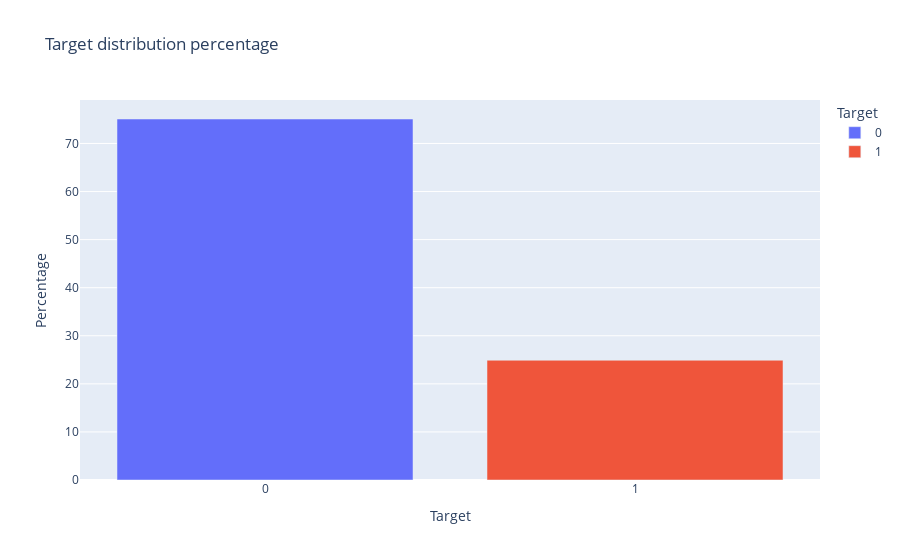

The cell this chart's notebook holds for it:
### Code cell
fig = px.bar(df_target_percentage, x='Target', y='Percentage', color='Target', title="Target distribution percentage")
fig.update_layout()
fig.show()

del target, target_0, target_1, df_target_percentage

### Figure 1 — Plotly figure (JSON) as saved in the notebook; plotly's stock layout.template omitted (floating-point values rounded to 4 significant figures)
{"data": [{"alignmentgroup": "True", "hovertemplate": "Target=%{x}<br>Percentage=%{y}<extra></extra>", "legendgroup": "0", "marker": {"color": "#636efa", "pattern": {"shape": ""}}, "name": "0", "offsetgroup": "0", "orientation": "v", "showlegend": true, "textposition": "auto", "type": "bar", "x": ["0"], "xaxis": "x", "y": [75.09], "yaxis": "y"}, {"alignmentgroup": "True", "hovertemplate": "Target=%{x}<br>Percentage=%{y}<extra></extra>", "legendgroup": "1", "marker": {"color": "#EF553B", "pattern": {"shape": ""}}, "name": "1", "offsetgroup": "1", "orientation": "v", "showlegend": true, "textposition": "auto", "type": "bar", "x": ["1"], "xaxis": "x", "y": [24.91], "yaxis": "y"}], "layout": {"barmode": "relative", "legend": {"title": {"text": "Target"}, "tracegroupgap": 0}, "title": {"text": "Target distribution percentage"}, "xaxis": {"anchor": "y", "categoryarray": ["0", "1"], "categoryorder": "array", "domain": [0, 1], "title": {"text": "Target"}}, "yaxis": {"anchor": "x", "domain": [0, 1], "title": {"text": "Percentage"}}}}
